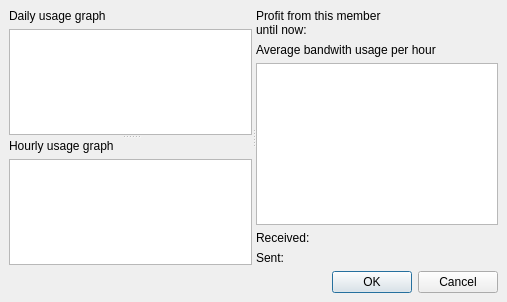
<ui version="4.0" >
 <class>MemberStatsDialog</class>
 <widget class="QDialog" name="MemberStatsDialog" >
  <property name="geometry" >
   <rect>
    <x>0</x>
    <y>0</y>
    <width>507</width>
    <height>302</height>
   </rect>
  </property>
  <property name="windowTitle" >
   <string>Member statistics</string>
  </property>
  <property name="windowIcon" >
   <iconset>../../data/icons/pyKafe.png</iconset>
  </property>
  <layout class="QGridLayout" >
   <property name="margin" >
    <number>9</number>
   </property>
   <property name="spacing" >
    <number>6</number>
   </property>
   <item row="0" column="0" >
    <widget class="QSplitter" name="splitter_2" >
     <property name="orientation" >
      <enum>Qt::Horizontal</enum>
     </property>
     <widget class="QSplitter" name="splitter" >
      <property name="orientation" >
       <enum>Qt::Vertical</enum>
      </property>
      <widget class="QWidget" name="layoutWidget" >
       <layout class="QVBoxLayout" >
        <property name="margin" >
         <number>0</number>
        </property>
        <property name="spacing" >
         <number>6</number>
        </property>
        <item>
         <widget class="QLabel" name="label" >
          <property name="text" >
           <string>Daily usage graph</string>
          </property>
         </widget>
        </item>
        <item>
         <widget class="QGraphicsView" name="dailyUsage" />
        </item>
       </layout>
      </widget>
      <widget class="QWidget" name="layoutWidget" >
       <layout class="QVBoxLayout" >
        <property name="margin" >
         <number>0</number>
        </property>
        <property name="spacing" >
         <number>6</number>
        </property>
        <item>
         <widget class="QLabel" name="label_2" >
          <property name="text" >
           <string>Hourly usage graph</string>
          </property>
         </widget>
        </item>
        <item>
         <widget class="QGraphicsView" name="hourlyUsage" />
        </item>
       </layout>
      </widget>
     </widget>
     <widget class="QWidget" name="" >
      <layout class="QVBoxLayout" >
       <property name="margin" >
        <number>0</number>
       </property>
       <property name="spacing" >
        <number>6</number>
       </property>
       <item>
        <widget class="QLabel" name="profit" >
         <property name="text" >
          <string>Profit from this member
until now:</string>
         </property>
        </widget>
       </item>
       <item>
        <layout class="QVBoxLayout" >
         <property name="margin" >
          <number>0</number>
         </property>
         <property name="spacing" >
          <number>6</number>
         </property>
         <item>
          <widget class="QLabel" name="label_4" >
           <property name="text" >
            <string>Average bandwith usage per hour</string>
           </property>
          </widget>
         </item>
         <item>
          <widget class="QGraphicsView" name="bandwidthUsage" />
         </item>
         <item>
          <widget class="QLabel" name="received" >
           <property name="text" >
            <string>Received:</string>
           </property>
          </widget>
         </item>
         <item>
          <widget class="QLabel" name="sent" >
           <property name="text" >
            <string>Sent:</string>
           </property>
          </widget>
         </item>
        </layout>
       </item>
       <item>
        <spacer>
         <property name="orientation" >
          <enum>Qt::Vertical</enum>
         </property>
         <property name="sizeHint" >
          <size>
           <width>20</width>
           <height>20</height>
          </size>
         </property>
        </spacer>
       </item>
      </layout>
     </widget>
    </widget>
   </item>
   <item row="1" column="0" >
    <widget class="QDialogButtonBox" name="buttonBox" >
     <property name="orientation" >
      <enum>Qt::Horizontal</enum>
     </property>
     <property name="standardButtons" >
      <set>QDialogButtonBox::Cancel|QDialogButtonBox::NoButton|QDialogButtonBox::Ok</set>
     </property>
    </widget>
   </item>
  </layout>
 </widget>
 <resources/>
 <connections>
  <connection>
   <sender>buttonBox</sender>
   <signal>accepted()</signal>
   <receiver>MemberStatsDialog</receiver>
   <slot>accept()</slot>
   <hints>
    <hint type="sourcelabel" >
     <x>248</x>
     <y>254</y>
    </hint>
    <hint type="destinationlabel" >
     <x>157</x>
     <y>274</y>
    </hint>
   </hints>
  </connection>
  <connection>
   <sender>buttonBox</sender>
   <signal>rejected()</signal>
   <receiver>MemberStatsDialog</receiver>
   <slot>reject()</slot>
   <hints>
    <hint type="sourcelabel" >
     <x>316</x>
     <y>260</y>
    </hint>
    <hint type="destinationlabel" >
     <x>286</x>
     <y>274</y>
    </hint>
   </hints>
  </connection>
 </connections>
</ui>
